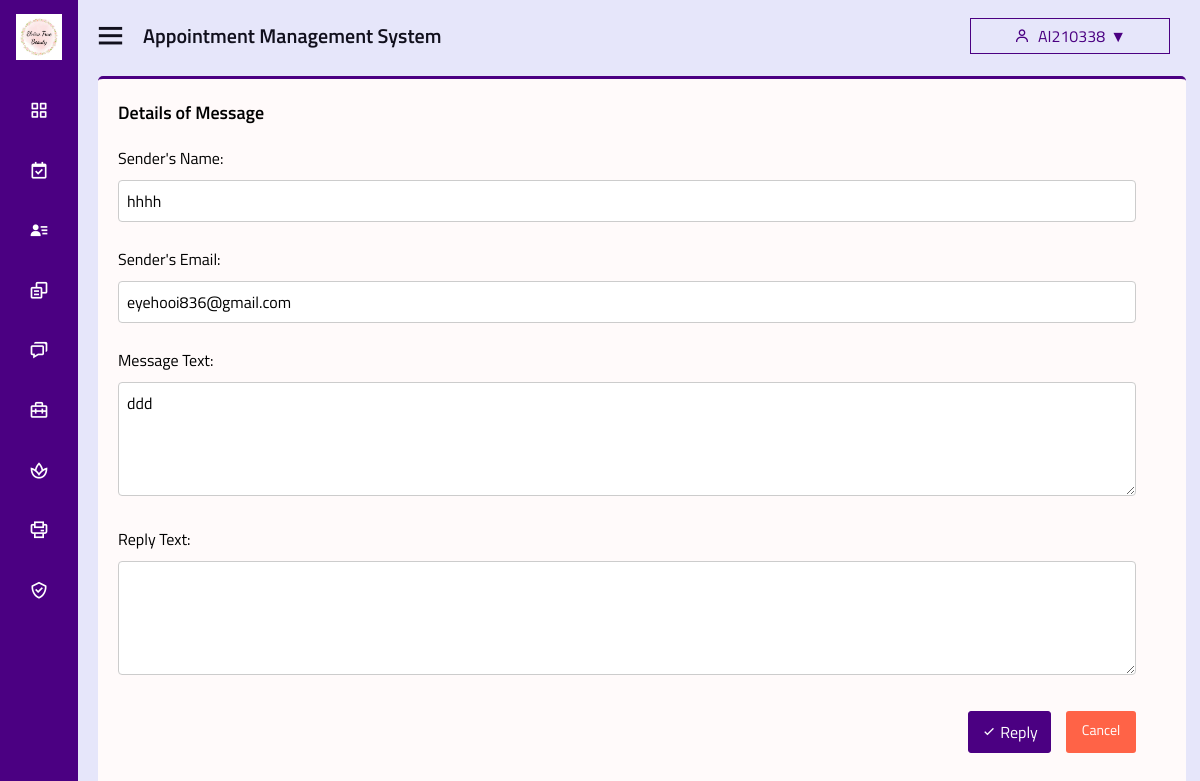
/admin-view-message-details.php?message_id=2 (signed in), run on the app's committed database.
### tables this page shows
CREATE TABLE `user` (
  `user_id` int(11) NOT NULL,
  `username` varchar(255) NOT NULL,
  `email` varchar(255) NOT NULL,
  `gender` enum('male','female','rather not say') NOT NULL,
  `password` varchar(255) NOT NULL,
  `phone_number` varchar(20) DEFAULT NULL,
  `profile_picture` varchar(255) DEFAULT NULL,
  `security_question_id` int(11) DEFAULT NULL,
  `security_answer` varchar(255) DEFAULT NULL,
  `verification_code` varchar(10) DEFAULT NULL,
  `is_verified` tinyint(1) NOT NULL DEFAULT 0,
  `role` enum('admin','staff','customer') NOT NULL DEFAULT 'customer',
  `date_created` timestamp NOT NULL DEFAULT current_timestamp(),
  `date_updated` timestamp NOT NULL DEFAULT current_timestamp() ON UPDATE current_timestamp()
);

CREATE TABLE `message` (
  `message_id` int(11) NOT NULL,
  `user_id` int(11) DEFAULT NULL,
  `name` varchar(255) DEFAULT NULL,
  `email` varchar(255) DEFAULT NULL,
  `message_text` text DEFAULT NULL,
  `send_datetime` datetime DEFAULT NULL,
  `message_status` varchar(255) DEFAULT NULL,
  `reply_text` text DEFAULT NULL,
  `reply_datetime` datetime DEFAULT NULL
);

### admin-view-message-details.php (the view, shortened to what this page needs)
<?php
include 'config.php';
if(isset($_SESSION['user_id'])) {
    $user_id = $_SESSION['user_id'];
    $stmt_user = $pdo->prepare("SELECT * FROM user WHERE user_id = ?");
    $stmt_user->execute([$user_id]);
    $user = $stmt_user->fetch(PDO::FETCH_ASSOC);
    if($user['role'] == 'admin') {
        $admin_name = $user['username'];
    }
} else {
    header("Location: login.php");
    exit();
}
if(isset($_GET['message_id'])) {
    $message_id = $_GET['message_id'];
    $stmt_message = $pdo->prepare("SELECT * FROM message WHERE message_id = ?");
    $stmt_message->execute([$message_id]);
    $message = $stmt_message->fetch(PDO::FETCH_ASSOC);
} else {
    echo "Message ID not provided!";
    exit();
}
?>
<!DOCTYPE html>
<html lang="en" dir="ltr">
<head>
    <link rel="stylesheet" href="css/style.css">
    <link rel="stylesheet" href="https://cdnjs.cloudflare.com/ajax/libs/font-awesome/5.15.4/css/all.min.css" />
    <link href='https://unpkg.com/boxicons@2.0.7/css/boxicons.min.css' rel='stylesheet'>
    <link rel="stylesheet" href="https://cdnjs.cloudflare.com/ajax/libs/fullcalendar/3.10.2/fullcalendar.min.css" />
</head>
<body>
  <div class="sidebar close">
    <div class="logo-details">
      <img src="favicon/favicon.ico" alt="logo">
    </div>
    <ul class="nav-links">
    <li>
        <a href="admin-dashboard.php">
          <i class='bx bx-grid-alt' ></i>
        </a>
      </li>
      <li>
        <a href="admin-appointment.php">
          <i class='bx bx-calendar-check'></i>
        </a>
      </li>
      <li>
        <a href="admin-customer.php">
          <i class='bx bxs-user-detail' ></i>
        </a>
      </li>
      <li>
        <a href="admin-login.php">
          <i class='bx bx-copy-alt' ></i>
        </a>
      </li>
      <li class="<?php echo basename($_SERVER['PHP_SELF']) == 'admin-message.php' ? 'active' : ''; ?>">
        <a href="admin-message.php">
          <i class='bx bx-chat' ></i>
        </a>
      </li>
      <li>
        <a href="admin-staff.php">
          <i class='bx bx-briefcase-alt-2'></i>
        </a>
      </li>
      <li>
        <a href="admin-service.php">
          <i class='bx bx-spa'></i>
        </a>
      </li>
      <li>
        <a href="admin-report.php">
          <i class='bx bx-printer bx-flip-vertical' ></i>
        </a>
      </li>
      <li>
        <a href="admin-role.php">
          <i class='bx bx-check-shield' ></i>
        </a>
      </li>
    </div>
  <section class="home-section">
    <div class="home-content">
      <i class='bx bx-menu' ></i>
      <span class="text">Appointment Management System</span>
      <div class="user-dropdown">
        <button class="user-dropdown-btn">
        <i class="bx bx-user"></i> <?php echo isset($admin_name) ? $admin_name : ''; ?>
        </button>
      </div>
    </div>
    <div class="content">
        <div class="content-header">
            <h3 class="content-title">Details of Message</h3>
        </div>
        <div class="message-details-container">
            <form action="admin-reply-message.php" method="post">
                <div class="message-details-row">
                    <label for="sender_name">Sender's Name:</label>
                    <input type="text" id="sender_name" name="sender_name" value="<?php echo $message['name']; ?>" readonly>
                </div>
                <div class="message-details-row">
                    <label for="sender_email">Sender's Email:</label>
                    <input type="email" id="sender_email" name="sender_email" value="<?php echo $message['email']; ?>" readonly>
                </div>
                <div class="message-details-row">
                    <label for="message_text">Message Text:</label>
                    <textarea id="message_text" name="message_text" rows="4" readonly><?php echo $message['message_text']; ?></textarea>
                </div>
                <div class="message-details-row">
                    <label for="reply_text">Reply Text:</label>
                    <textarea id="reply_text" name="reply_text" rows="4" required><?php echo isset($message['reply_text']) ? $message['reply_text'] : ''; ?></textarea>
                </div>
                <div class="message-details-row">
                    <div class="message-btn-container">
                        <button class="message-reply-btn btn-flat btn-primary"><i class='bx bx-check'></i> Reply</button>
                        <a href="admin-message.php" class="message-cancel-btn btn btn-flat btn-danger">Cancel</a>
                    </div>
                </div>
            </form>
        </div>
    </div>
    </section>
</body>
</html>

### css/style.css (style rules this page uses)
* { margin: 0; padding: 0; box-sizing: border-box; font-family: 'Titillium Web'; font-size: 16px; }
.sidebar { position: fixed; top: 0; left: 0; height: 100%; width: 320px; background: indigo; z-index: 100; transition: all 0.5s ease; }
.sidebar.close { width: 78px; }
.sidebar .logo-details { height: 60px; width: 100%; display: flex; align-items: center; margin-bottom: 20px; }
.sidebar.close .logo-details img { padding-left: 16px; padding-top: 14px; width:80%; }
.sidebar.close .logo-details img { display: block; }
.sidebar .logo-details img { display: none; }
.sidebar .nav-links { height: 100%; overflow: auto; }
.sidebar.close .nav-links { overflow: visible; }
.sidebar .nav-links li { position: relative; list-style: none; transition: all 0.4s ease; }
.sidebar .nav-links li i { height: 60px; min-width: 78px; text-align: center; line-height: 60px; color: #fff; font-size: 20px; cursor: pointer; transition: all 0.3s ease; }
.sidebar .nav-links li a { display: flex; align-items: center; text-decoration: none; }
.content { width: 97%; background-color: snow; height: 93%; margin-top: 16px; margin-left: 20px; border-top: 3px solid indigo; border-radius: 5px; }
.content-header { padding-top: 20px; margin-bottom: 0; display: flex; justify-content: space-between; align-items: center; padding-left: 20px; padding-right: 20px; }
.content-title { font-size: 18px; font-weight: 600; }
.btn { display: inline-block; padding: 8px 16px; font-size: 14px; text-align: center; text-decoration: none; cursor: pointer; }
.btn-primary { color: lavender; background-color: indigo; border: 1px solid indigo; }
.home-section { position: relative; background: lavender; height: 1000vh; left: 320px; width: calc(100% - 320px); transition: all 0.5s ease; }
.sidebar.close ~ .home-section { left: 78px; width: calc(100% - 78px); }
.home-section .home-content { height: 60px; display: flex; align-items: center; padding-top: 10px; }
.home-section .home-content .bx-menu, .home-section .home-content .text { color: #11101d; font-size: 35px; }
.home-section .home-content .bx-menu { margin: 0 15px; cursor: pointer; }
.home-section .home-content .text { font-size: 20px; font-weight: 600; }
.user-dropdown { position: absolute; display: inline-block; top: 24px; right: 0; margin-left: 800px; margin-right: 30px; }
.user-dropdown-btn { background-color: lavender; color: indigo; padding: 5px 15px; border: 1px solid indigo; cursor: pointer; font-size: 16px; display: flex; align-items: center; margin-top: -6px; width: 200px; justify-content: center; white-space: nowrap; overflow: hidden; text-overflow: ellipsis; }
.user-dropdown-btn i { margin-right: 8px; }
.user-dropdown-btn::after { content: '\25BC'; margin-left: 5px; }
.message-details-container { margin: 20px; text-align: left; display: flex; flex-direction: column; }
.message-details-row { margin-bottom: 15px; margin-right: 20px; }
.message-details-row label { display: block; margin-bottom: 5px; }
.message-details-row input[type="text"], .message-details-row input[type="email"], .message-details-row textarea { width: calc(100% - 10px); padding: 8px; box-sizing: border-box; border: 1px solid #ccc; border-radius: 4px; margin-top: 5px; margin-bottom: 10px; }
.message-btn-container { display: flex; justify-content: flex-end; margin-top: 20px; }
.message-reply-btn { display: inline-block; padding: 8px 12px; text-decoration: none; color: #FFF; border-radius: 3px; cursor: pointer; transition: background-color 0.3s; margin-left: 5px; margin-right: 15px; background-color: indigo; border: 1px solid indigo; }
.message-cancel-btn { background-color: #FF6347; color: #fff; border-radius: 3px; margin-right: 10px; }

### data on the page
user: username "AI210338"
message: sender_name "hhhh", sender_email "eyehooi836@gmail.com", message_text "ddd"
